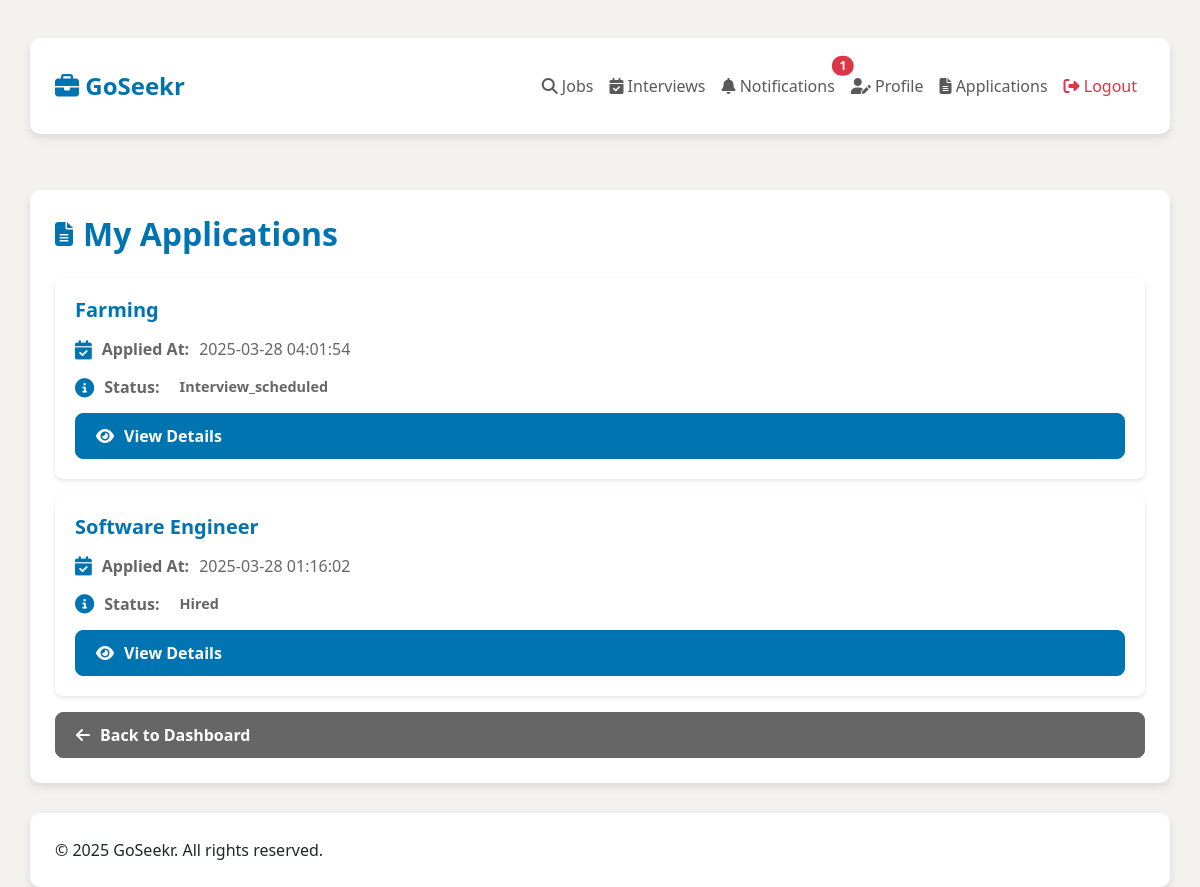
Page /job_seeker/view_applications.php (signed in) on the committed database.
### tables this page shows
CREATE TABLE `applications` (
  `application_id` int(11) NOT NULL,
  `job_id` int(11) NOT NULL,
  `seeker_id` int(11) NOT NULL,
  `status` enum('applied','shortlisted','interview_scheduled','offered','hired','rejected') DEFAULT 'applied',
  `applied_at` timestamp NOT NULL DEFAULT current_timestamp(),
  `employer_decision` enum('pending','approved','rejected') DEFAULT 'pending'
);

CREATE TABLE `job_postings` (
  `job_id` int(11) NOT NULL,
  `employer_id` int(11) NOT NULL,
  `title` varchar(255) NOT NULL,
  `description` text NOT NULL,
  `requirements` text NOT NULL,
  `skills` text NOT NULL,
  `status` enum('pending','approved','rejected','unavailable') NOT NULL,
  `created_at` timestamp NOT NULL DEFAULT current_timestamp(),
  `location` varchar(255) DEFAULT NULL,
  `quota` int(11) DEFAULT 1
);

### job_seeker/view_applications.php (the view, shortened to what this page needs)
<?php
include '../db.php';
$seeker_id = $_SESSION['user_id'];
$sql = "SELECT applications.*, job_postings.title
        FROM applications
        JOIN job_postings ON applications.job_id = job_postings.job_id
        WHERE applications.seeker_id = $seeker_id
        ORDER BY applications.applied_at DESC";
$applications_result = $conn->query($sql);
$sql = "SELECT COUNT(*) AS unread_count FROM notifications WHERE user_id = $seeker_id AND status = 'unread'";
$unread_count = $conn->query($sql)->fetch_assoc()['unread_count'];
?>
<!DOCTYPE html>
<html lang="en">
<head>
    <link href="https://cdn.jsdelivr.net/npm/bootstrap@5.3.0/dist/css/bootstrap.min.css" rel="stylesheet">
    <link rel="stylesheet" href="https://cdnjs.cloudflare.com/ajax/libs/font-awesome/6.4.0/css/all.min.css">
</head>
<body>
    <nav class="navbar navbar-expand-lg navbar-light">
        <div class="container">
            <a class="navbar-brand brand-logo" href="dashboard.php">
                <i class="fas fa-briefcase"></i> GoSeekr
            </a>
            <div class="collapse navbar-collapse" id="navbarNav">
                <ul class="navbar-nav ms-auto">
                    <li class="nav-item">
                        <a class="nav-link" href="search_jobs.php">
                            <i class="fas fa-search"></i> Jobs
                        </a>
                    </li>
                    <li class="nav-item">
                        <a class="nav-link" href="view_interview.php">
                            <i class="fas fa-calendar-check"></i> Interviews
                        </a>
                    </li>
                    <li class="nav-item nav-notification">
                        <a class="nav-link position-relative" href="notifications.php">
                            <i class="fas fa-bell"></i> Notifications
                            <?php if ($unread_count > 0): ?>
                                <span class="position-absolute top-0 start-100 translate-middle badge rounded-pill bg-danger">
                                    <?php echo $unread_count; ?>
                                </span>
                            <?php endif; ?>
                        </a>
                    </li>
                    <li class="nav-item">
                        <a class="nav-link" href="update_profile.php">
                            <i class="fas fa-user-edit"></i> Profile
                        </a>
                    </li>
                    <li class="nav-item">
                        <a class="nav-link" href="view_applications.php">
                            <i class="fas fa-file-alt"></i> Applications
                        </a>
                    </li>
                    <li class="nav-item">
                        <a class="nav-link text-danger" href="logout.php">
                            <i class="fas fa-sign-out-alt"></i> Logout
                        </a>
                    </li>
                </ul>
            </div>
        </div>
    </nav>
    <div class="container mt-5">
        <h2><i class="fas fa-file-alt"></i>My Applications</h2>
        <?php if ($applications_result->num_rows > 0): ?>
            <?php while ($application = $applications_result->fetch_assoc()): ?>
                <div class="card mb-3">
                    <div class="card-body">
                        <h5 class="card-title"><?php echo $application['title']; ?></h5>
                        <p class="card-text">
                            <i class="fas fa-calendar-check"></i>
                            <strong>Applied At:</strong> <?php echo $application['applied_at']; ?>
                        </p>
                        <p class="card-text">
                            <i class="fas fa-info-circle"></i>
                            <strong>Status:</strong>
                            <span class="status-badge <?php echo $application['status']; ?>">
                                <?php echo ucfirst($application['status']); ?>
                            </span>
                        </p>
                        <a href="view_application.php?id=<?php echo $application['application_id']; ?>" class="btn btn-primary">
                            <i class="fas fa-eye"></i>View Details
                        </a>
                    </div>
                </div>
            <?php endwhile; ?>
        <?php endif; ?>
        <a href="dashboard.php" class="btn btn-secondary">
            <i class="fas fa-arrow-left"></i>Back to Dashboard
        </a>
    </div>
</body>
<footer class="footer mt-auto">
    <div class="container">
        <div class="row">
            <div class="col-md-6">
                <p class="mb-0">&copy; 2025 GoSeekr. All rights reserved.</p>
            </div>
        </div>
    </div>
</footer>
</html>

### job_seeker/view_applications.php (style rules this page uses)
:root { --primary-color: #0073b1; --secondary-color: #0a66c2; --accent-color: #f5f5f5; --text-muted: #666; --border-color: #e0e0e0; }
body { background-color: #f3f2ef; font-family: 'Segoe UI', Tahoma, Geneva, Verdana, sans-serif; }
.container { background-color: white; padding: 25px; border-radius: 10px; box-shadow: 0 4px 8px rgba(0, 0, 0, 0.1); margin-top: 30px; }
h2 { color: var(--primary-color); font-weight: 700; margin-bottom: 25px; display: flex; align-items: center; gap: 10px; }
h2 i { font-size: 1.5rem; color: var(--primary-color); }
.card { border: none; border-radius: 8px; box-shadow: 0 2px 4px rgba(0, 0, 0, 0.1); margin-bottom: 20px; transition: transform 0.2s; }
.card-body { padding: 20px; }
.card-title { color: var(--primary-color); font-weight: 700; margin-bottom: 15px; }
.card-text { color: var(--text-muted); margin-bottom: 10px; display: flex; align-items: center; gap: 10px; }
.card-text i { font-size: 1.2rem; color: var(--primary-color); }
.btn-primary { background-color: var(--primary-color); border-color: var(--primary-color); border-radius: 8px; padding: 10px 20px; font-weight: 600; display: flex; align-items: center; gap: 10px; }
.btn-secondary { background-color: var(--text-muted); border-color: var(--text-muted); border-radius: 8px; padding: 10px 20px; font-weight: 600; display: flex; align-items: center; gap: 10px; }
.status-badge { padding: 5px 10px; border-radius: 20px; font-size: 0.9rem; font-weight: 600; }
.brand-logo { font-size: 24px; font-weight: bold; color: var(--primary-color); }

### rows in the picture
applications: job.title "Farming", applied_at "2025-03-28 04:01:54", status "Interview_scheduled"
applications: job.title "Software Engineer", applied_at "2025-03-28 01:16:02", status "Hired"

### other values in the picture
$unread_count "1"
